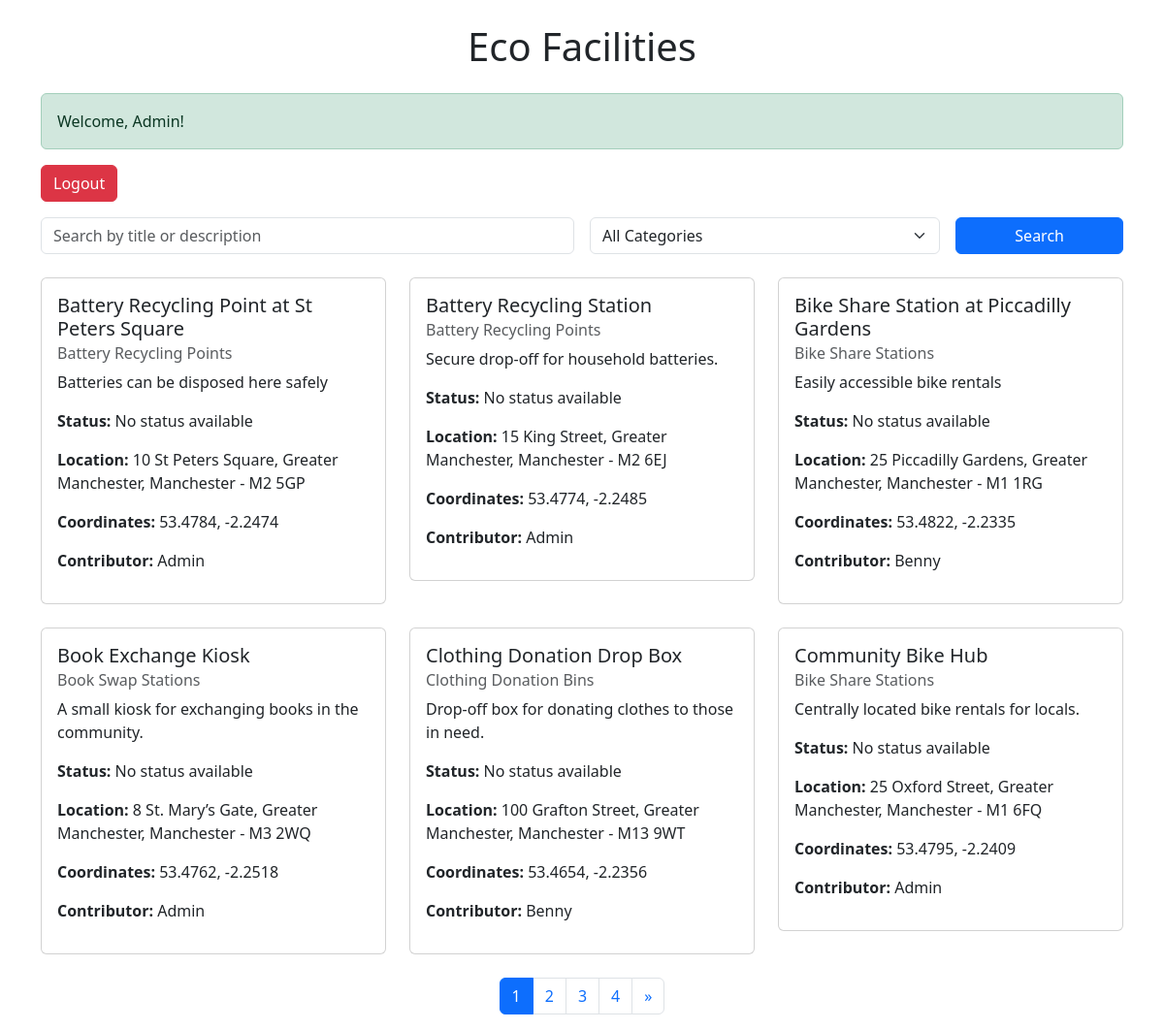
Page /?view=browse (signed in) on the committed database.
### tables this page shows
CREATE TABLE ecoFacilities (
                               id INTEGER PRIMARY KEY AUTOINCREMENT NOT NULL UNIQUE,
                               title VARCHAR(50) NOT NULL,
                               category INTEGER,
                               description VARCHAR(150) NOT NULL,
                               houseNumber VARCHAR(50),
                               streetName VARCHAR(50),
                               county VARCHAR(50),
                               town VARCHAR(50),
                               postcode VARCHAR(7) NOT NULL,
                               lng FLOAT NOT NULL,
                               lat FLOAT NOT NULL,
                               contributor INTEGER,
                               FOREIGN KEY (category) REFERENCES ecoCategories(id),
                               FOREIGN KEY (contributor) REFERENCES ecoUser(id)
);

CREATE TABLE "ecoCategories"
(
	id INTEGER not null
		primary key
		unique,
	name VARCHAR(50) not null
		unique
);

### controllers/FacilityController.php (called while the page is built, shortened)
<?php
class FacilityController {
    private $facilityModel;
    public function __construct($facilityModel) {
        $this->facilityModel = $facilityModel;
    }
    public function browseFacilities($search = '', $category = null) {
        return $this->facilityModel->searchFacilities($search, $category);
    }
    public function getPaginatedFacilities($page, $limit, $search = '', $category = null) {
        $offset = ($page - 1) * $limit;
        return $this->facilityModel->getPaginatedFacilities($offset, $limit, $search, $category);
    }
    public function getTotalFacilities($search = '', $category = null) {
        return $this->facilityModel->getTotalFacilities($search, $category);
    }
}
?>

### models/Facility.php (called while the page is built, shortened)
<?php
class Facility {
    private $pdo;
    public function __construct($pdo) {
        $this->pdo = $pdo;
    }
    public function searchFacilities($search = '', $category = null) {
        $query = "
        SELECT ecoFacilities.*,
               ecoCategories.name AS category_name,
               ecoUser.username AS contributor_name,
               (SELECT statusComment
                FROM ecoFacilityStatus
                WHERE facilityId = ecoFacilities.id
                ORDER BY ROWID DESC LIMIT 1) AS statusComment
        FROM ecoFacilities
        LEFT JOIN ecoCategories ON ecoFacilities.category = ecoCategories.id
        LEFT JOIN ecoUser ON ecoFacilities.contributor = ecoUser.id
        WHERE (ecoFacilities.title LIKE :search OR ecoFacilities.description LIKE :search)
    ";
        $query .= " ORDER BY ecoFacilities.title ASC";
        $stmt = $this->pdo->prepare($query);
        $params = [
            ':search' => '%' . $search . '%',
        ];
        $stmt->execute($params);
        return $stmt->fetchAll(PDO::FETCH_ASSOC);
    }
    public function getPaginatedFacilities($offset, $limit, $search = '', $category = null) {
        $query = "
        SELECT ecoFacilities.*,
               ecoCategories.name AS category_name,
               ecoUser.username AS contributor_name,
               (SELECT statusComment
                FROM ecoFacilityStatus
                WHERE facilityId = ecoFacilities.id
                ORDER BY ROWID DESC LIMIT 1) AS statusComment
        FROM ecoFacilities
        LEFT JOIN ecoCategories ON ecoFacilities.category = ecoCategories.id
        LEFT JOIN ecoUser ON ecoFacilities.contributor = ecoUser.id
        WHERE (ecoFacilities.title LIKE :search OR ecoFacilities.description LIKE :search)
    ";
        $query .= " ORDER BY ecoFacilities.title ASC LIMIT :offset, :limit";
        $stmt = $this->pdo->prepare($query);
        $params = [
            ':search' => '%' . $search . '%',
            ':offset' => $offset,
            ':limit' => $limit,
        ];
        $stmt->bindValue(':offset', $offset, PDO::PARAM_INT);
        $stmt->bindValue(':limit', $limit, PDO::PARAM_INT);
        $stmt->execute($params);
        return $stmt->fetchAll(PDO::FETCH_ASSOC);
    }
    public function getTotalFacilities($search = '', $category = null) {
        $query = "
        SELECT COUNT(*) as total
        FROM ecoFacilities
        WHERE (title LIKE :search OR description LIKE :search)
    ";
        $stmt = $this->pdo->prepare($query);
        $params = [
            ':search' => '%' . $search . '%',
        ];
        $stmt->execute($params);
        return $stmt->fetch(PDO::FETCH_ASSOC)['total'];
    }
}

### views/facilities/browse.php (the view, shortened to what this page needs)
<?php
$page = isset($_GET['page']) ? (int)$_GET['page'] : 1;
$limit = 6;
$total = $facilityController->getTotalFacilities($search, $category);
$facilities = $facilityController->getPaginatedFacilities($page, $limit, $search, $category);
$totalPages = ceil($total / $limit);
?>
<!DOCTYPE html>
<html>
<head>
    <link href="https://cdn.jsdelivr.net/npm/bootstrap@5.3.3/dist/css/bootstrap.min.css" rel="stylesheet">
</head>
<body>
<div class="container mt-4">
    <h1 class="text-center mb-4">Eco Facilities</h1>
    <?php
    if (isset($_SESSION['username'])) {
        echo '<div class="alert alert-success">Welcome, ' . htmlspecialchars($_SESSION['username']) . '!</div>';
        echo '<a href="/ecoBuddy/index.php?view=logout" class="btn btn-danger mb-3">Logout</a>';
    } else {
        echo '<div class="alert alert-warning">You are not logged in. <a href="/ecoBuddy/index.php?view=login" class="alert-link">Login here</a>.</div>';
        exit;
    }
    ?>
    <form method="GET" action="/ecoBuddy/index.php" class="mb-4">
        <div class="row g-3">
            <div class="col-md-6">
                <input type="text" name="search" class="form-control" placeholder="Search by title or description" value="<?php echo htmlspecialchars($_GET['search'] ?? ''); ?>">
            </div>
            <div class="col-md-4">
                <select name="category" class="form-select">
                    <option value="">All Categories</option>
                </select>
            </div>
            <div class="col-md-2">
                <button type="submit" class="btn btn-primary w-100">Search</button>
            </div>
        </div>
    </form>
    <?php if (!empty($facilities)) : ?>
        <div class="row">
            <?php foreach ($facilities as $facility) : ?>
                <div class="col-md-4 mb-4">
                    <div class="card">
                        <div class="card-body">
                            <h5 class="card-title"><?php echo htmlspecialchars($facility['title']); ?></h5>
                            <h6 class="card-subtitle mb-2 text-muted"><?php echo htmlspecialchars($facility['category_name']); ?></h6>
                            <p class="card-text"><?php echo htmlspecialchars($facility['description']); ?></p>
                            <p><strong>Status:</strong>
                                <?php echo !empty($facility['statusComment'])
                                    ? htmlspecialchars($facility['statusComment'])
                                    : 'No status available'; ?>
                            </p>
                            <p><strong>Location:</strong>
                                <?php echo htmlspecialchars($facility['houseNumber'] . ' ' . $facility['streetName'] . ', ' . $facility['county'] . ', ' . $facility['town'] . ' - ' . $facility['postcode']); ?>
                            </p>
                            <p><strong>Coordinates:</strong>
                                <?php echo !empty($facility['lat']) && !empty($facility['lng'])
                                    ? htmlspecialchars($facility['lat'] . ', ' . $facility['lng'])
                                    : 'Coordinates not available'; ?>
                            </p>
                            <p><strong>Contributor:</strong> <?php echo htmlspecialchars($facility['contributor_name']); ?></p>
                        </div>
                    </div>
                </div>
            <?php endforeach; ?>
        </div>
        <nav aria-label="Page navigation">
            <ul class="pagination justify-content-center">
                <?php for ($i = 1; $i <= $totalPages; $i++): ?>
                    <li class="page-item <?php echo $i === $page ? 'active' : ''; ?>">
                        <a class="page-link" href="?view=browse&page=<?php echo $i; ?>"><?php echo $i; ?></a>
                    </li>
                <?php endfor; ?>
                <?php if ($page < $totalPages): ?>
                    <li class="page-item">
                        <a class="page-link" href="?view=browse&page=<?php echo $page + 1; ?>" aria-label="Next">
                            <span aria-hidden="true">&raquo;</span>
                        </a>
                    </li>
                <?php endif; ?>
            </ul>
        </nav>
    <?php else : ?>
        <div class="alert alert-warning text-center">No facilities found. Try adjusting your search criteria.</div>
    <?php endif; ?>
</div>
</body>
</html>

### rows in the picture
ecofacilities: title "Battery Recycling Point at St Peters Square", category.name "Battery Recycling Points", description "Batteries can be disposed here safely", houseNumber+streetName+county "10 St Peters Square, Greater Manchester, Manchester - M2 5GP", lat+lng "53.4784, -2.2474", contributor_name "Admin"
ecofacilities: title "Battery Recycling Station", category.name "Battery Recycling Points", description "Secure drop-off for household batteries.", houseNumber+streetName+county "15 King Street, Greater Manchester, Manchester - M2 6EJ", lat+lng "53.4774, -2.2485", contributor_name "Admin"
ecofacilities: title "Bike Share Station at Piccadilly Gardens", category.name "Bike Share Stations", description "Easily accessible bike rentals", houseNumber+streetName+county "25 Piccadilly Gardens, Greater Manchester, Manchester - M1 1RG", lat+lng "53.4822, -2.2335", contributor_name "Benny"
ecofacilities: title "Book Exchange Kiosk", category.name "Book Swap Stations", description "A small kiosk for exchanging books in the community.", houseNumber+streetName+county "8 St. Mary’s Gate, Greater Manchester, Manchester - M3 2WQ", lat+lng "53.4762, -2.2518", contributor_name "Admin"
ecofacilities: title "Clothing Donation Drop Box", category.name "Clothing Donation Bins", description "Drop-off box for donating clothes to those in need.", houseNumber+streetName+county "100 Grafton Street, Greater Manchester, Manchester - M13 9WT", lat+lng "53.4654, -2.2356", contributor_name "Benny"
ecofacilities: title "Community Bike Hub", category.name "Bike Share Stations", description "Centrally located bike rentals for locals.", houseNumber+streetName+county "25 Oxford Street, Greater Manchester, Manchester - M1 6FQ", lat+lng "53.4795, -2.2409", contributor_name "Admin"

### other values in the picture
$_SESSION['username'] "Admin"
